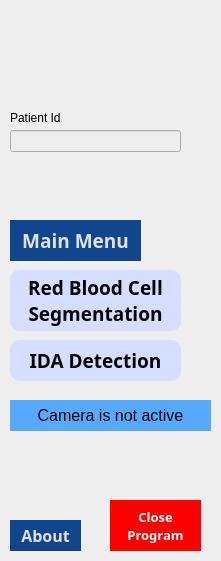
   <widget class="QWidget" name="widget" native="true">
    <property name="geometry">
     <rect>
      <x>10</x>
      <y>20</y>
      <width>221</width>
      <height>561</height>
     </rect>
    </property>
    <property name="autoFillBackground">
     <bool>false</bool>
    </property>
    <property name="styleSheet">
     <string notr="true">background-color: rgb(238, 238, 238);</string>
    </property>
    <widget class="QPushButton" name="mainBtn">
     <property name="geometry">
      <rect>
       <x>10</x>
       <y>220</y>
       <width>131</width>
       <height>41</height>
      </rect>
     </property>
     <property name="font">
      <font>
       <family>Malgun Gothic</family>
       <pointsize>14</pointsize>
       <weight>75</weight>
       <bold>true</bold>
      </font>
     </property>
     <property name="cursor">
      <cursorShape>PointingHandCursor</cursorShape>
     </property>
     <property name="autoFillBackground">
      <bool>false</bool>
     </property>
     <property name="styleSheet">
      <string notr="true">border:1px; color: rgb(225,225,225); background-color: rgb(17, 70, 143);</string>
     </property>
     <property name="text">
      <string>Main Menu</string>
     </property>
     <property name="checkable">
      <bool>true</bool>
     </property>
     <property name="checked">
      <bool>false</bool>
     </property>
     <property name="autoExclusive">
      <bool>true</bool>
     </property>
    </widget>
    <widget class="QPushButton" name="rbcBtn">
     <property name="geometry">
      <rect>
       <x>10</x>
       <y>270</y>
       <width>171</width>
       <height>61</height>
      </rect>
     </property>
     <property name="font">
      <font>
       <family>Malgun Gothic</family>
       <pointsize>14</pointsize>
       <weight>75</weight>
       <bold>true</bold>
      </font>
     </property>
     <property name="cursor">
      <cursorShape>PointingHandCursor</cursorShape>
     </property>
     <property name="autoFillBackground">
      <bool>false</bool>
     </property>
     <property name="styleSheet">
      <string notr="true">border:1px;
border-radius: 10px;
color: rgb(0,0,0);
background-color: rgb(214, 222, 255);</string>
     </property>
     <property name="text">
      <string>Red Blood Cell
Segmentation</string>
     </property>
     <property name="checkable">
      <bool>true</bool>
     </property>
     <property name="checked">
      <bool>false</bool>
     </property>
     <property name="autoExclusive">
      <bool>true</bool>
     </property>
    </widget>
    <widget class="QPushButton" name="malBtn">
     <property name="geometry">
      <rect>
       <x>10</x>
       <y>340</y>
       <width>171</width>
       <height>41</height>
      </rect>
     </property>
     <property name="font">
      <font>
       <family>Malgun Gothic</family>
       <pointsize>14</pointsize>
       <weight>75</weight>
       <bold>true</bold>
      </font>
     </property>
     <property name="cursor">
      <cursorShape>PointingHandCursor</cursorShape>
     </property>
     <property name="autoFillBackground">
      <bool>false</bool>
     </property>
     <property name="styleSheet">
      <string notr="true">border:1px;
border-radius: 10px;
color: rgb(0,0,0);
background-color: rgb(214, 222, 255);</string>
     </property>
     <property name="text">
      <string>IDA Detection</string>
     </property>
     <property name="checkable">
      <bool>true</bool>
     </property>
     <property name="checked">
      <bool>false</bool>
     </property>
     <property name="autoExclusive">
      <bool>true</bool>
     </property>
    </widget>
    <widget class="QPushButton" name="abtBtn">
     <property name="geometry">
      <rect>
       <x>10</x>
       <y>520</y>
       <width>71</width>
       <height>31</height>
      </rect>
     </property>
     <property name="font">
      <font>
       <family>Malgun Gothic</family>
       <pointsize>12</pointsize>
       <weight>75</weight>
       <bold>true</bold>
      </font>
     </property>
     <property name="cursor">
      <cursorShape>PointingHandCursor</cursorShape>
     </property>
     <property name="autoFillBackground">
      <bool>false</bool>
     </property>
     <property name="styleSheet">
      <string notr="true">border:1px; color: rgb(225,225,225); background-color: rgb(17, 70, 143);</string>
     </property>
     <property name="text">
      <string>About</string>
     </property>
     <property name="checkable">
      <bool>true</bool>
     </property>
     <property name="checked">
      <bool>false</bool>
     </property>
     <property name="autoExclusive">
      <bool>true</bool>
     </property>
    </widget>
    <widget class="QPushButton" name="closeBtn">
     <property name="geometry">
      <rect>
       <x>110</x>
       <y>500</y>
       <width>91</width>
       <height>51</height>
      </rect>
     </property>
     <property name="font">
      <font>
       <family>Malgun Gothic</family>
       <pointsize>10</pointsize>
       <weight>75</weight>
       <bold>true</bold>
      </font>
     </property>
     <property name="cursor">
      <cursorShape>PointingHandCursor</cursorShape>
     </property>
     <property name="layoutDirection">
      <enum>Qt::LeftToRight</enum>
     </property>
     <property name="autoFillBackground">
      <bool>false</bool>
     </property>
     <property name="styleSheet">
      <string notr="true">border:1px; color: rgb(255,255,255); background-color: rgb(255,0,0);</string>
     </property>
     <property name="text">
      <string>Close 
Program</string>
     </property>
     <property name="checkable">
      <bool>true</bool>
     </property>
     <property name="autoExclusive">
      <bool>false</bool>
     </property>
    </widget>
    <widget class="QLabel" name="logoImg">
     <property name="geometry">
      <rect>
       <x>35</x>
       <y>20</y>
       <width>149</width>
       <height>70</height>
      </rect>
     </property>
     <property name="styleSheet">
      <string notr="true">image: url(:/logoimg/add-on/logo.png);</string>
     </property>
     <property name="text">
      <string/>
     </property>
    </widget>
    <widget class="QLabel" name="distVal">
     <property name="geometry">
      <rect>
       <x>10</x>
       <y>400</y>
       <width>201</width>
       <height>31</height>
      </rect>
     </property>
     <property name="font">
      <font>
       <pointsize>12</pointsize>
      </font>
     </property>
     <property name="styleSheet">
      <string notr="true">background-color: rgb(85, 170, 255);</string>
     </property>
     <property name="text">
      <string>Camera is not active</string>
     </property>
     <property name="alignment">
      <set>Qt::AlignCenter</set>
     </property>
     <property name="wordWrap">
      <bool>true</bool>
     </property>
     <property name="margin">
      <number>1</number>
     </property>
     <property name="indent">
      <number>0</number>
     </property>
    </widget>
    <widget class="QLineEdit" name="nameInput">
     <property name="geometry">
      <rect>
       <x>10</x>
       <y>130</y>
       <width>171</width>
       <height>22</height>
      </rect>
     </property>
    </widget>
    <widget class="QLabel" name="label_14">
     <property name="geometry">
      <rect>
       <x>10</x>
       <y>110</y>
       <width>61</width>
       <height>16</height>
      </rect>
     </property>
     <property name="text">
      <string>Patient Id</string>
     </property>
    </widget>
   </widget>
